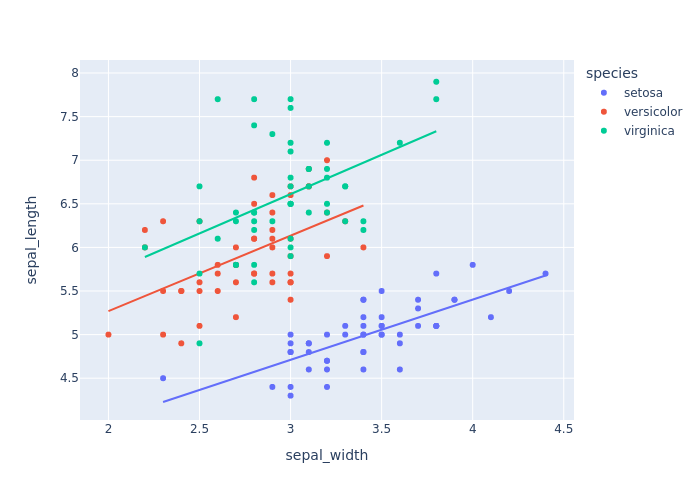

Write the Python code that produced this figure.
import numpy as np
import matplotlib.pyplot as plt
import seaborn as sns
import plotly.express as px

# let's import a dataset
iris = sns.load_dataset('iris')

# it's also very easy using plotly, and let's include the best fit line as well

fig = px.scatter(iris,
                 x='sepal_width', 
                 y='sepal_length',
                 color='species',
                 trendline='ols'
                 )

# the trendline requires module statsmodels to be installed

fig.show()
plt.savefig('Scatter_plot_px.png')
